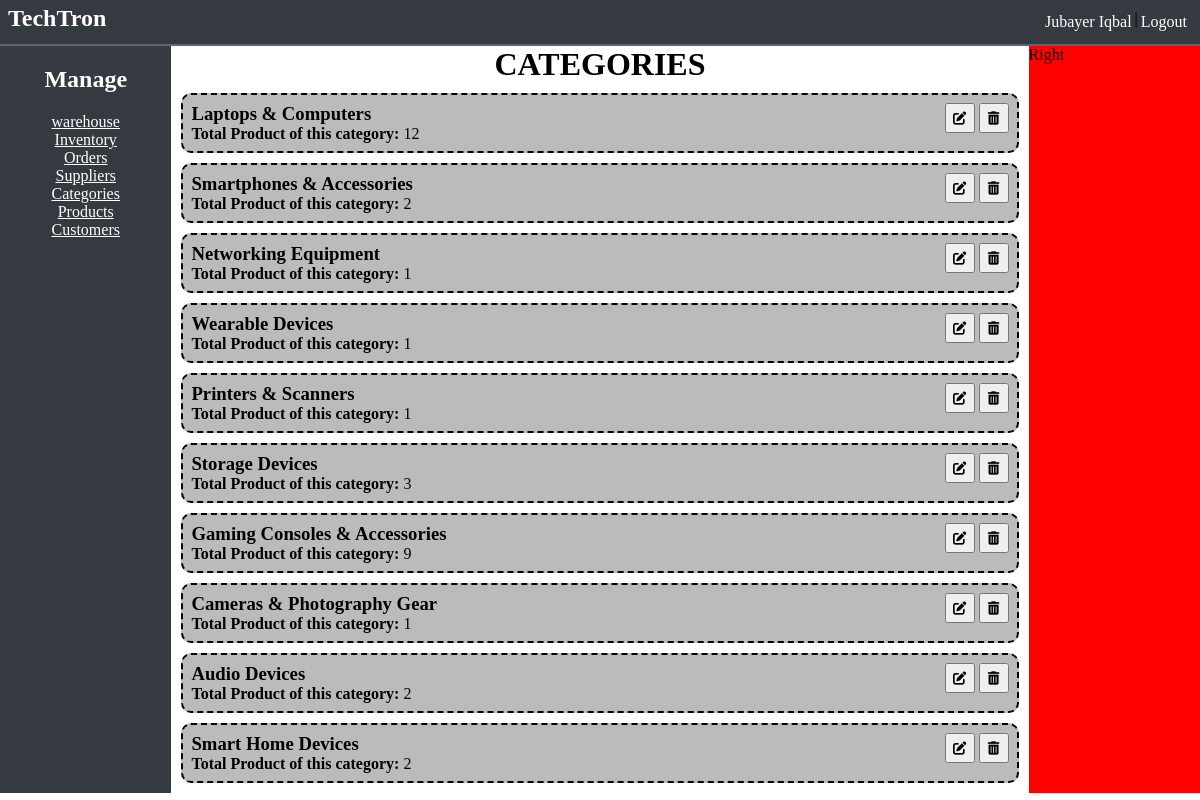
Screenshot of /manager/dashboard/?filter=categories (signed in) with the database file from the repository.
### manager/models.py (models this page shows, shortened)
class Category(models.Model):
    category_id = models.AutoField(primary_key=True)
    category_name = models.CharField(max_length=50)

### manager/views.py (the view, shortened to what this page needs)
# urls.py: path('dashboard/', views.dashboard),
def dashboard(req):
    context = {"mytitle":WEBSITE_NAME}
    if "user_id" not in req.session:
        return redirect('/')
    try:
        user = User.objects.get(email = req.session['user_id'], user_type="manager")
        context['logged_in'] = True
        context['user_name'] = user.first_name + " " + user.last_name
    except Exception as e:
        return redirect('/')
    selected_filter = req.GET.get("filter")
    contents = None
    if(selected_filter == "warehouse" or selected_filter is None):
        warehouses = Warehouse.objects.raw('''SELECT w.warehouse_id, name, CONCAT(area, ', ', district) as location,
                                           COUNT(i.inventory_id) as total_inventory, SUM(quantity) as stock
                                           FROM manager_warehouse w LEFT JOIN manager_inventory i ON w.warehouse_id = i.warehouse_id GROUP BY w.warehouse_id;''')
        contents = warehouses
    elif selected_filter == "suppliers":
        suppliers = Supplier.objects.filter()
        contents = suppliers
    elif selected_filter == "categories":
        category = Category.objects.raw('''
        SELECT
            c.category_id,
            c.category_name,
            COUNT(DISTINCT bc.product_id) AS products
        FROM manager_category c
        LEFT JOIN manager_belongto_category bc
            ON c.category_id = bc.category_id
        GROUP BY c.category_id, c.category_name;
        ''')
        contents = category
    context['contents'] = contents
    context["selected_filter"] = selected_filter
    return render(req, "manager/dashboard.html", context)

### templates/manager/dashboard.html (shortened to what this page needs)
{% extends "frontview/base.html" %}
{% load static %}
{% block links %}
<link rel="stylesheet" href="{% static 'manager/dashboard.css'%}">
<link rel="stylesheet" href="{% static 'frontview/dashboard.css'%}">
{% endblock links %}
{% block body %}
<div class="main-container">
    <div class="main-container-item">
        <div class="container">
            <div class="container-left">
                <div class="container-left-item" style="padding: 20px;">
                    <h2>Manage</h2>
                </div>
                <div class="container-left-item">
                    <p><a href="?filter=warehouse">warehouse</a></p>
                </div>
                <div class="container-left-item">
                    <p><a href="?filter=inventory">Inventory</a></p>
                </div>
                <div class="container-left-item">
                    <p><a href="?filter=orders">Orders</a></p>
                </div>
                <div class="container-left-item">
                    <p><a href="?filter=suppliers">Suppliers</a></p>
                </div>
                <div class="container-left-item">
                    <p><a href="?filter=categories">Categories</a></p>
                </div>
                <div class="container-left-item">
                    <p><a href="?filter=products">Products</a></p>
                </div>
                <div class="container-left-item">
                    <p><a href="?filter=customers">Customers</a></p>
                </div>
            </div>
            <div class="container-mid">
                {% if selected_filter == None%}
                <h1 style="text-align: center;">{{"WAREHOUSE"|upper}}</h1>
                {% else %}
                <h1 style="text-align: center;">{{selected_filter|upper}}</h1>
                {% endif%}
                {% for content in contents%}
                {% if selected_filter == "warehouse" or selected_filter == None %}
                {% include 'manager/section_warehouse.html' %}
                {% elif selected_filter == "inventory" %}
                {% include 'manager/section_inventory.html' %}
                {% elif selected_filter == "customers" %}
                {% include 'manager/section_customers.html' %}
                {% elif selected_filter == "suppliers" %}
                {% include 'manager/section_suppliers.html' %}
                {% elif selected_filter == "categories" %}
                {% include 'manager/section_categories.html' %}
                {% elif selected_filter == "products" %}
                {% include 'manager/section_products.html' %}
                {% elif selected_filter == "orders" %}
                {% include 'manager/section_orders.html' %}
                {% endif %}
                {% endfor %}
            </div>
            <div class="container-right">Right</div>
        </div>
    </div>
</div>
{% endblock body %}

### templates/manager/section_categories.html
<div class="card">
    <card class="card-info">
        <div class="card-item">
            <h3>{{content.category_name}}</h3>
        </div>
        <div class="card-item">
            <p><b>Total Product of this category:</b> {{content.products}}</p>
        </div>
    </card>
    <div class="card-options">
        <button>
            <i class="fa-solid fa-pen-to-square"></i>
        </button>
        <button>
            <i class="fas fa-trash-alt"></i>
        </button>
    </div>
</div>

### static/frontview/style.css (style rules this page uses)
* { margin: 0; padding: 0; }

### static/manager/dashboard.css (style rules this page uses)
.main-container { display: flex; flex-direction: column; justify-content: center; align-items: center; }
.container { width: 100vw; height: 100%; display: flex; }
.container-left { background-color: #343a40; width: 20%; display: flex; align-items: center; color: white; flex-direction: column; }
.container-left a { color: white; }
.container-mid { width: 100%; }
.container-right { background-color: red; width: 20%; }
.card { background-color: white; margin: 10px; border: 2px dashed black; border-radius: 10px; padding: 8px; background-color: rgba(0, 0, 0, 0.267); display: flex; gap: 10px; }
.card-info { width: 100%; display: flex; flex-direction: column; justify-content: center; }
.card-options { width: 20%; display: block; text-align: end; }
.card-options button { width: 30px; height: 30px; cursor: pointer; }

### rows the page displays
Category: category_name "Laptops & Computers", products "12"
Category: category_name "Smartphones & Accessories", products "2"
Category: category_name "Networking Equipment", products "1"
Category: category_name "Wearable Devices", products "1"
Category: category_name "Printers & Scanners", products "1"
Category: category_name "Storage Devices", products "3"
Category: category_name "Gaming Consoles & Accessories", products "9"
Category: category_name "Cameras & Photography Gear", products "1"
Category: category_name "Audio Devices", products "2"
Category: category_name "Smart Home Devices", products "2"

### other values shown
{{ mytitle }} "TechTron"
{{ user_name }} "Jubayer Iqbal"
{{ selected_filter|upper }} "CATEGORIES"
